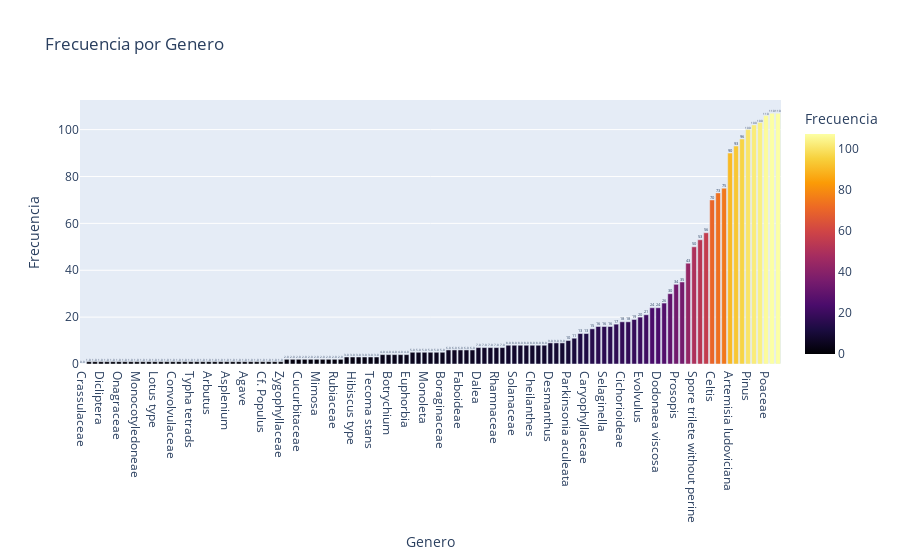

The notebook cell saved with this chart:
### Code cell
fig = px.bar(frecuencia,y='Frecuencia',x ="Genero", color='Frecuencia',color_continuous_scale='inferno',text_auto='.2s', title="Frecuencia por Genero")
fig.update_traces(textfont_size=12, textangle=0, textposition="outside", cliponaxis=False)
fig.show()

### Figure 1 — Plotly figure (JSON) as saved in the notebook; plotly's stock layout.template omitted (floating-point values rounded to 4 significant figures)
{"data": [{"alignmentgroup": "True", "cliponaxis": false, "hovertemplate": "Genero=%{x}<br>Frecuencia=%{marker.color}<extra></extra>", "legendgroup": "", "marker": {"color": [0, 1, 1, 1, 1, 1, 1, 1, 1, 1, 1, 1, 1, 1, 1, 1, 1, 1, 1, 1, 1, 1, 1, 1, 1, 1, 1, 1, 1, 1, 1, 1, 1, 1, 2, 2, 2, 2, 2, 2, 2, 2, 2, 2, 3, 3, 3, 3, 3, 3, 4, 4, 4, 4, 4, 5, 5, 5, 5, 5, 5, 6, 6, 6, 6, 6, 7, 7, 7, 7, 7, 8, 8, 8, 8, 8, 8, 8, 9, 9, 9, 10, 11, 13, 13, 15, 16, 16, 16, 17, 18, 18, 19, 20, 21, 24, 24, 26, 30, 34, 35, 43, 50, 53, 56, 70, 73, 75, 90, 93, 96, 100, 102, 103, 106, 107, 107], "coloraxis": "coloraxis", "pattern": {"shape": ""}}, "name": "", "offsetgroup": "", "orientation": "v", "showlegend": false, "textangle": 0, "textfont": {"size": 12}, "textposition": "outside", "texttemplate": "%{y:.2s}", "type": "bar", "x": ["Crassulaceae", "Eustoma", "Tetramerium nervosum", "Dicliptera", "Rutaceae", "Allionia", "Onagraceae", "Apiaceae", "Oenothera", "Monocotyledoneae", "Manihot", "Callaeum macropterum", "Lotus type", "Justicia californica", "Clematis", "Convolvulaceae", "Croton type", "Tribulus ", "Typha tetrads", "Sida", "Eriogonum", "Arbutus", "Gymnocarpium", "Anisacanthus type", "Asplenium ", "Zea mays", "Osmunda", "Agave", "Pellaea", "Bursera laxiflora", "Cf. Populus", "Berberis", "Adiantum", "Zygophyllaceae", "Prunus", "Polygonum", "Cucurbitaceae", "Cylindropuntia", "Dasylirion", "Mimosa", "Urtica", "Verbenaceae", "Rubiaceae", "Ranunculaceae", "Gentianaceae", "Hibiscus type", "Fraxinus", "Marina", "Tecoma stans", "Ceiba", "Mitracarpus", "Botrychium", "Anemia", "Polemoniaceae", "Euphorbia ", "Plantago", "Trixis californica", "Monoleta", "Abies", "Bursera microphylla", "Boraginaceae", "Ephedra", "Lygodium cf.", "Faboideae", "Picea", "Sphaeralcea type", "Dalea", "Cirsium", "Nama", "Rhamnaceae", "Brassicaceae", "Rosaceae", "Solanaceae", "Sambucus type", "Kallstroemia ", "Cheilanthes", "Lippia type", "Acacia", "Desmanthus", "Ophioglossum", "Lamiaceae", "Parkinsonia aculeata", "Opuntia", "Ipomoea", "Caryophyllaceae", "Acanthaceae", "Salix", "Selaginella", "Unknown trilete", "Poaceae >60µm", "Cichorioideae", "Bursera", "Cactoideae", "Evolvulus", "Juglans", "Canotia type", "Dodonaea viscosa", "Juniperus", "Indeterminados", "Prosopis", "Lythrum", "Reticulate trilete", "Spore trilete without perine", "Alnus oblongifolia", "Boerhavia type", "Celtis", "Euphorbiaceae", "Typha monads", "Artemisia ludoviciana", "Indeterminables", "Cyperaceae", "Pinus", "Ambrosia", "Quercus", "Poaceae", "Amaranthaceae", "Asteroideae"], "xaxis": "x", "y": [0, 1, 1, 1, 1, 1, 1, 1, 1, 1, 1, 1, 1, 1, 1, 1, 1, 1, 1, 1, 1, 1, 1, 1, 1, 1, 1, 1, 1, 1, 1, 1, 1, 1, 2, 2, 2, 2, 2, 2, 2, 2, 2, 2, 3, 3, 3, 3, 3, 3, 4, 4, 4, 4, 4, 5, 5, 5, 5, 5, 5, 6, 6, 6, 6, 6, 7, 7, 7, 7, 7, 8, 8, 8, 8, 8, 8, 8, 9, 9, 9, 10, 11, 13, 13, 15, 16, 16, 16, 17, 18, 18, 19, 20, 21, 24, 24, 26, 30, 34, 35, 43, 50, 53, 56, 70, 73, 75, 90, 93, 96, 100, 102, 103, 106, 107, 107], "yaxis": "y"}], "layout": {"barmode": "relative", "coloraxis": {"colorbar": {"title": {"text": "Frecuencia"}}, "colorscale": [[0, "#000004"], [0.1111, "#1b0c41"], [0.2222, "#4a0c6b"], [0.3333, "#781c6d"], [0.4444, "#a52c60"], [0.5556, "#cf4446"], [0.6667, "#ed6925"], [0.7778, "#fb9b06"], [0.8889, "#f7d13d"], [1, "#fcffa4"]]}, "legend": {"tracegroupgap": 0}, "title": {"text": "Frecuencia por Genero"}, "xaxis": {"anchor": "y", "domain": [0, 1], "title": {"text": "Genero"}}, "yaxis": {"anchor": "x", "domain": [0, 1], "title": {"text": "Frecuencia"}}}}
